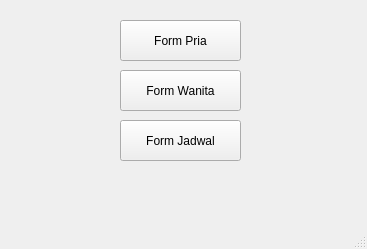
<?xml version="1.0" encoding="UTF-8"?>
<ui version="4.0">
 <class>formUtama</class>
 <widget class="QMainWindow" name="formUtama">
  <property name="geometry">
   <rect>
    <x>0</x>
    <y>0</y>
    <width>367</width>
    <height>249</height>
   </rect>
  </property>
  <property name="windowTitle">
   <string>formUtama</string>
  </property>
  <widget class="QWidget" name="centralwidget">
   <widget class="QPushButton" name="pushButton">
    <property name="geometry">
     <rect>
      <x>120</x>
      <y>20</y>
      <width>121</width>
      <height>41</height>
     </rect>
    </property>
    <property name="text">
     <string>Form Pria</string>
    </property>
   </widget>
   <widget class="QPushButton" name="pushButton_2">
    <property name="geometry">
     <rect>
      <x>120</x>
      <y>70</y>
      <width>121</width>
      <height>41</height>
     </rect>
    </property>
    <property name="text">
     <string>Form Wanita</string>
    </property>
   </widget>
   <widget class="QPushButton" name="pushButton_3">
    <property name="geometry">
     <rect>
      <x>120</x>
      <y>120</y>
      <width>121</width>
      <height>41</height>
     </rect>
    </property>
    <property name="text">
     <string>Form Jadwal</string>
    </property>
   </widget>
  </widget>
  <widget class="QMenuBar" name="menubar">
   <property name="geometry">
    <rect>
     <x>0</x>
     <y>0</y>
     <width>367</width>
     <height>22</height>
    </rect>
   </property>
  </widget>
  <widget class="QStatusBar" name="statusbar"/>
 </widget>
 <resources/>
 <connections/>
</ui>
